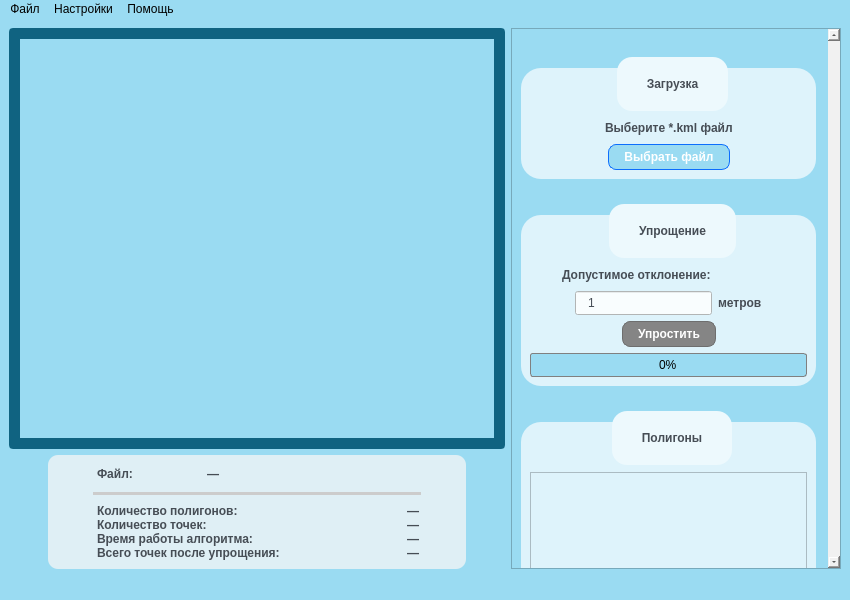
<?xml version="1.0" encoding="UTF-8"?>
<ui version="4.0">
 <class>View</class>
 <widget class="QMainWindow" name="View">
  <property name="geometry">
   <rect>
    <x>0</x>
    <y>0</y>
    <width>850</width>
    <height>600</height>
   </rect>
  </property>
  <property name="minimumSize">
   <size>
    <width>850</width>
    <height>600</height>
   </size>
  </property>
  <property name="windowTitle">
   <string>KML Polygon Viewer. Karimov S.</string>
  </property>
  <property name="styleSheet">
   <string notr="true">
QWidget {
    background-color: rgb(154, 219, 242);
}
QGroupBox::title {
    subcontrol-origin: margin;
    subcontrol-position: top center;
    padding: 20px 28px;
    margin-top: 19px;
    background-color: #edf9fd;
    border-radius: 15px;
}
QGroupBox {
    background-color: #def3fb;
    margin-top: 30px;
    margin-right: 3px;
	font: 800 12pt &quot;Segoe UI&quot;;
    color: #464d55;
    font-weight: 600;
    border: 0px;
    border-radius: 20px;
}
QToolTip {
    color: #464d55;
    background-color: #def3fb;
	font: 14pt &quot;Segoe UI&quot;;
    font-weight: 600;
    margin: 1px;
    border: 3px solid #464d55;
    border-radius: 6px;
}
QLabel, QCheckBox{
    color: #464d55;
    background-color: #9adbf2;
	font: 12pt &quot;Segoe UI&quot;;
    font-weight: 600;
}
QPushButton {
    background: qlineargradient(spread:pad, x1:0, y1:0, x2:1, y2:0,
                                stop:0 #106381, stop:1 #1683aa);
  font: 10pt &quot;Verdana&quot;;
  color: #fff;
  font-weight: 600;
  border-radius: 8px;
  border: 1px solid #0d6efd;
  padding: 5px 15px;
  outline: 0px;
}

QPushButton:hover{
    background: qlineargradient(spread:pad, x1:0, y1:0, x2:1, y2:0,
                                stop:0 #1683aa, stop:1 #b5ecff);
	text-decoration: underline;
  border: 3px solid #ECF0F4;
}
QPushButton:disabled {
    background: #858585;
    color: #ffffff;
    border: 1px solid #6e6e6e;
    font: 10pt &quot;Verdana&quot;;
    font-weight: 600;
    border-radius: 8px;
    padding: 5px 15px;
}
QLineEdit {
    background-color: #f9fdfe;
    padding: 3px 10px;
	font: 12pt &quot;Verdana&quot;;
    color: #464d55;
}

#tb_sequence_representations QWidget{ 
    background-color: #def3fb;
}
QScrollBar:vertical, QScrollBar:horizontal {
    background: #f1f1f1;
    width: 12px; /* для вертикального */
    height: 12px; /* для горизонтального */
    margin: 0px;
}

QScrollBar::handle:vertical, QScrollBar::handle:horizontal {
    background: qlineargradient(spread:pad, x1:0, y1:0, x2:1, y2:0,
                                stop:0 #106381, stop:1 #1683aa);
    min-width: 20px;
    min-height: 20px;
    border-radius: 6px;
}

/* LINE*/
QPlainTextEdit {
    color: #464d55;
	font: 700 16pt &quot;Verdana&quot;;
  font-weight: 600;
}

 QProgressBar {
        border: 1px solid grey;
        border-radius: 3px;
        text-align: center;
    }
    QProgressBar::chunk {
        background-color: #0f0;
        width: 20px;
    }
</string>
  </property>
  <widget class="QWidget" name="centralwidget">
   <layout class="QHBoxLayout" name="horizontalLayout_2">
    <item>
     <layout class="QHBoxLayout" name="horizontalLayout" stretch="6,4">
      <item>
       <layout class="QVBoxLayout" name="verticalLayout_2" stretch="8,0">
        <item>
         <widget class="QFrame" name="frame">
          <property name="minimumSize">
           <size>
            <width>100</width>
            <height>0</height>
           </size>
          </property>
          <property name="styleSheet">
           <string notr="true">QFrame {
        border: 2px solid #106381;
        border-radius: 4px;
        background-color: #106381;
}</string>
          </property>
          <property name="frameShape">
           <enum>QFrame::Shape::StyledPanel</enum>
          </property>
          <property name="frameShadow">
           <enum>QFrame::Shadow::Raised</enum>
          </property>
          <layout class="QVBoxLayout" name="verticalLayout_14">
           <item>
            <layout class="QVBoxLayout" name="verticalLayout_13">
             <item>
              <widget class="QWidget" name="glwidget" native="true">
               <property name="minimumSize">
                <size>
                 <width>300</width>
                 <height>300</height>
                </size>
               </property>
               <layout class="QVBoxLayout" name="verticalLayout_4">
                <item>
                 <layout class="QVBoxLayout" name="glWidgetLayout"/>
                </item>
               </layout>
              </widget>
             </item>
            </layout>
           </item>
          </layout>
         </widget>
        </item>
        <item>
         <layout class="QHBoxLayout" name="horizontalLayout_7" stretch="1,10,1">
          <item>
           <spacer name="horizontalSpacer">
            <property name="orientation">
             <enum>Qt::Orientation::Horizontal</enum>
            </property>
            <property name="sizeHint" stdset="0">
             <size>
              <width>40</width>
              <height>20</height>
             </size>
            </property>
           </spacer>
          </item>
          <item>
           <widget class="QWidget" name="widget" native="true">
            <property name="styleSheet">
             <string notr="true">QWidget {
background: #dfeff5;
    border-radius: 10px;
}
QFrame#line {
    border: none;
    border-top: 3px solid #ccc;
    background: transparent;
    max-height: 0px;
}
</string>
            </property>
            <layout class="QHBoxLayout" name="horizontalLayout_9">
             <item>
              <layout class="QVBoxLayout" name="verticalLayout_8" stretch="0,0,0,1,1,0,0">
               <property name="spacing">
                <number>0</number>
               </property>
               <item>
                <layout class="QHBoxLayout" name="horizontalLayout_5" stretch="2,8,2">
                 <item>
                  <widget class="QLabel" name="label">
                   <property name="minimumSize">
                    <size>
                     <width>100</width>
                     <height>0</height>
                    </size>
                   </property>
                   <property name="maximumSize">
                    <size>
                     <width>100</width>
                     <height>20</height>
                    </size>
                   </property>
                   <property name="text">
                    <string>Файл:</string>
                   </property>
                   <property name="indent">
                    <number>40</number>
                   </property>
                  </widget>
                 </item>
                 <item>
                  <widget class="QLabel" name="lblChosenFilename">
                   <property name="minimumSize">
                    <size>
                     <width>300</width>
                     <height>0</height>
                    </size>
                   </property>
                   <property name="maximumSize">
                    <size>
                     <width>16777215</width>
                     <height>60</height>
                    </size>
                   </property>
                   <property name="autoFillBackground">
                    <bool>false</bool>
                   </property>
                   <property name="text">
                    <string>—</string>
                   </property>
                   <property name="alignment">
                    <set>Qt::AlignmentFlag::AlignLeading|Qt::AlignmentFlag::AlignLeft|Qt::AlignmentFlag::AlignVCenter</set>
                   </property>
                   <property name="wordWrap">
                    <bool>true</bool>
                   </property>
                   <property name="indent">
                    <number>50</number>
                   </property>
                  </widget>
                 </item>
                 <item>
                  <spacer name="horizontalSpacer_11">
                   <property name="orientation">
                    <enum>Qt::Orientation::Horizontal</enum>
                   </property>
                   <property name="sizeHint" stdset="0">
                    <size>
                     <width>40</width>
                     <height>20</height>
                    </size>
                   </property>
                  </spacer>
                 </item>
                </layout>
               </item>
               <item>
                <layout class="QHBoxLayout" name="horizontalLayout_11" stretch="1,9,1">
                 <item>
                  <spacer name="horizontalSpacer_10">
                   <property name="orientation">
                    <enum>Qt::Orientation::Horizontal</enum>
                   </property>
                   <property name="sizeHint" stdset="0">
                    <size>
                     <width>40</width>
                     <height>20</height>
                    </size>
                   </property>
                  </spacer>
                 </item>
                 <item>
                  <widget class="Line" name="line">
                   <property name="lineWidth">
                    <number>2</number>
                   </property>
                   <property name="orientation">
                    <enum>Qt::Orientation::Horizontal</enum>
                   </property>
                  </widget>
                 </item>
                 <item>
                  <spacer name="horizontalSpacer_9">
                   <property name="orientation">
                    <enum>Qt::Orientation::Horizontal</enum>
                   </property>
                   <property name="sizeHint" stdset="0">
                    <size>
                     <width>40</width>
                     <height>20</height>
                    </size>
                   </property>
                  </spacer>
                 </item>
                </layout>
               </item>
               <item>
                <layout class="QVBoxLayout" name="verticalLayout_9"/>
               </item>
               <item>
                <layout class="QHBoxLayout" name="horizontalLayout_19" stretch="8,1">
                 <item>
                  <widget class="QLabel" name="label_10">
                   <property name="minimumSize">
                    <size>
                     <width>320</width>
                     <height>0</height>
                    </size>
                   </property>
                   <property name="maximumSize">
                    <size>
                     <width>260</width>
                     <height>20</height>
                    </size>
                   </property>
                   <property name="text">
                    <string>Количество полигонов:</string>
                   </property>
                   <property name="indent">
                    <number>40</number>
                   </property>
                  </widget>
                 </item>
                 <item>
                  <widget class="QLabel" name="lblNumberOfPolygons">
                   <property name="minimumSize">
                    <size>
                     <width>80</width>
                     <height>0</height>
                    </size>
                   </property>
                   <property name="maximumSize">
                    <size>
                     <width>16777215</width>
                     <height>20</height>
                    </size>
                   </property>
                   <property name="text">
                    <string>—</string>
                   </property>
                   <property name="alignment">
                    <set>Qt::AlignmentFlag::AlignLeading|Qt::AlignmentFlag::AlignLeft|Qt::AlignmentFlag::AlignVCenter</set>
                   </property>
                   <property name="wordWrap">
                    <bool>false</bool>
                   </property>
                   <property name="margin">
                    <number>0</number>
                   </property>
                   <property name="indent">
                    <number>30</number>
                   </property>
                  </widget>
                 </item>
                </layout>
               </item>
               <item>
                <layout class="QHBoxLayout" name="horizontalLayout_20" stretch="8,1">
                 <item>
                  <widget class="QLabel" name="label_11">
                   <property name="minimumSize">
                    <size>
                     <width>320</width>
                     <height>0</height>
                    </size>
                   </property>
                   <property name="maximumSize">
                    <size>
                     <width>260</width>
                     <height>20</height>
                    </size>
                   </property>
                   <property name="text">
                    <string>Количество точек:</string>
                   </property>
                   <property name="indent">
                    <number>40</number>
                   </property>
                  </widget>
                 </item>
                 <item>
                  <widget class="QLabel" name="lblNumberOfPolygonsPoints">
                   <property name="minimumSize">
                    <size>
                     <width>80</width>
                     <height>0</height>
                    </size>
                   </property>
                   <property name="maximumSize">
                    <size>
                     <width>16777215</width>
                     <height>20</height>
                    </size>
                   </property>
                   <property name="text">
                    <string>—</string>
                   </property>
                   <property name="alignment">
                    <set>Qt::AlignmentFlag::AlignLeading|Qt::AlignmentFlag::AlignLeft|Qt::AlignmentFlag::AlignVCenter</set>
                   </property>
                   <property name="wordWrap">
                    <bool>false</bool>
                   </property>
                   <property name="margin">
                    <number>0</number>
                   </property>
                   <property name="indent">
                    <number>30</number>
                   </property>
                  </widget>
                 </item>
                </layout>
               </item>
               <item>
                <layout class="QHBoxLayout" name="horizontalLayout_23" stretch="8,1">
                 <item>
                  <widget class="QLabel" name="label_15">
                   <property name="minimumSize">
                    <size>
                     <width>320</width>
                     <height>0</height>
                    </size>
                   </property>
                   <property name="maximumSize">
                    <size>
                     <width>320</width>
                     <height>20</height>
                    </size>
                   </property>
                   <property name="text">
                    <string>Время работы алгоритма:</string>
                   </property>
                   <property name="indent">
                    <number>40</number>
                   </property>
                  </widget>
                 </item>
                 <item>
                  <widget class="QLabel" name="lblTimeAlgorithm">
                   <property name="minimumSize">
                    <size>
                     <width>80</width>
                     <height>0</height>
                    </size>
                   </property>
                   <property name="maximumSize">
                    <size>
                     <width>16777215</width>
                     <height>20</height>
                    </size>
                   </property>
                   <property name="text">
                    <string>—</string>
                   </property>
                   <property name="alignment">
                    <set>Qt::AlignmentFlag::AlignLeading|Qt::AlignmentFlag::AlignLeft|Qt::AlignmentFlag::AlignVCenter</set>
                   </property>
                   <property name="wordWrap">
                    <bool>false</bool>
                   </property>
                   <property name="margin">
                    <number>0</number>
                   </property>
                   <property name="indent">
                    <number>30</number>
                   </property>
                  </widget>
                 </item>
                </layout>
               </item>
               <item>
                <layout class="QHBoxLayout" name="horizontalLayout_21" stretch="8,1">
                 <item>
                  <widget class="QLabel" name="label_13">
                   <property name="minimumSize">
                    <size>
                     <width>320</width>
                     <height>0</height>
                    </size>
                   </property>
                   <property name="maximumSize">
                    <size>
                     <width>320</width>
                     <height>20</height>
                    </size>
                   </property>
                   <property name="text">
                    <string>Всего точек после упрощения:</string>
                   </property>
                   <property name="indent">
                    <number>40</number>
                   </property>
                  </widget>
                 </item>
                 <item>
                  <widget class="QLabel" name="lblNumberOfSimplifiedPolygonsPoints">
                   <property name="minimumSize">
                    <size>
                     <width>80</width>
                     <height>0</height>
                    </size>
                   </property>
                   <property name="maximumSize">
                    <size>
                     <width>16777215</width>
                     <height>20</height>
                    </size>
                   </property>
                   <property name="text">
                    <string>—</string>
                   </property>
                   <property name="alignment">
                    <set>Qt::AlignmentFlag::AlignLeading|Qt::AlignmentFlag::AlignLeft|Qt::AlignmentFlag::AlignVCenter</set>
                   </property>
                   <property name="wordWrap">
                    <bool>false</bool>
                   </property>
                   <property name="margin">
                    <number>0</number>
                   </property>
                   <property name="indent">
                    <number>30</number>
                   </property>
                  </widget>
                 </item>
                </layout>
               </item>
              </layout>
             </item>
            </layout>
           </widget>
          </item>
          <item>
           <spacer name="horizontalSpacer_4">
            <property name="orientation">
             <enum>Qt::Orientation::Horizontal</enum>
            </property>
            <property name="sizeHint" stdset="0">
             <size>
              <width>40</width>
              <height>20</height>
             </size>
            </property>
           </spacer>
          </item>
         </layout>
        </item>
       </layout>
      </item>
      <item>
       <widget class="QScrollArea" name="scrollArea">
        <property name="maximumSize">
         <size>
          <width>600</width>
          <height>16777215</height>
         </size>
        </property>
        <property name="styleSheet">
         <string notr="true">QLabel, QCheckBox{
    color: #464d55;
    background-color: #9adbf2#def3fb;
	font: 12pt &quot;Segoe UI&quot;;
    font-weight: 600;
}</string>
        </property>
        <property name="horizontalScrollBarPolicy">
         <enum>Qt::ScrollBarPolicy::ScrollBarAlwaysOff</enum>
        </property>
        <property name="widgetResizable">
         <bool>true</bool>
        </property>
        <widget class="QWidget" name="scrollAreaWidgetContents">
         <property name="geometry">
          <rect>
           <x>0</x>
           <y>0</y>
           <width>316</width>
           <height>872</height>
          </rect>
         </property>
         <layout class="QVBoxLayout" name="verticalLayout_10">
          <item>
           <layout class="QVBoxLayout" name="verticalLayout" stretch="0,1,0,0,1,4,1">
            <property name="topMargin">
             <number>0</number>
            </property>
            <item>
             <widget class="QGroupBox" name="groupBox">
              <property name="minimumSize">
               <size>
                <width>200</width>
                <height>0</height>
               </size>
              </property>
              <property name="maximumSize">
               <size>
                <width>600</width>
                <height>16777215</height>
               </size>
              </property>
              <property name="title">
               <string>Загрузка</string>
              </property>
              <layout class="QVBoxLayout" name="verticalLayout_3">
               <property name="topMargin">
                <number>0</number>
               </property>
               <item>
                <spacer name="verticalSpacer">
                 <property name="orientation">
                  <enum>Qt::Orientation::Vertical</enum>
                 </property>
                 <property name="sizeType">
                  <enum>QSizePolicy::Policy::Fixed</enum>
                 </property>
                 <property name="sizeHint" stdset="0">
                  <size>
                   <width>20</width>
                   <height>50</height>
                  </size>
                 </property>
                </spacer>
               </item>
               <item>
                <layout class="QHBoxLayout" name="horizontalLayout_17">
                 <item>
                  <spacer name="horizontalSpacer_29">
                   <property name="orientation">
                    <enum>Qt::Orientation::Horizontal</enum>
                   </property>
                   <property name="sizeHint" stdset="0">
                    <size>
                     <width>40</width>
                     <height>20</height>
                    </size>
                   </property>
                  </spacer>
                 </item>
                 <item>
                  <widget class="QLabel" name="lblMeters_7">
                   <property name="maximumSize">
                    <size>
                     <width>16777215</width>
                     <height>40</height>
                    </size>
                   </property>
                   <property name="text">
                    <string>&lt;html&gt;&lt;head/&gt;&lt;body&gt;&lt;p&gt;Выберите *.kml файл&lt;/p&gt;&lt;/body&gt;&lt;/html&gt;</string>
                   </property>
                  </widget>
                 </item>
                 <item>
                  <spacer name="horizontalSpacer_30">
                   <property name="orientation">
                    <enum>Qt::Orientation::Horizontal</enum>
                   </property>
                   <property name="sizeHint" stdset="0">
                    <size>
                     <width>40</width>
                     <height>20</height>
                    </size>
                   </property>
                  </spacer>
                 </item>
                </layout>
               </item>
               <item>
                <layout class="QHBoxLayout" name="horizontalLayout_3">
                 <item>
                  <spacer name="horizontalSpacer_2">
                   <property name="orientation">
                    <enum>Qt::Orientation::Horizontal</enum>
                   </property>
                   <property name="sizeHint" stdset="0">
                    <size>
                     <width>40</width>
                     <height>20</height>
                    </size>
                   </property>
                  </spacer>
                 </item>
                 <item>
                  <widget class="QPushButton" name="btnUploadaKMLFile">
                   <property name="text">
                    <string>Выбрать файл</string>
                   </property>
                  </widget>
                 </item>
                 <item>
                  <spacer name="horizontalSpacer_3">
                   <property name="orientation">
                    <enum>Qt::Orientation::Horizontal</enum>
                   </property>
                   <property name="sizeHint" stdset="0">
                    <size>
                     <width>40</width>
                     <height>20</height>
                    </size>
                   </property>
                  </spacer>
                 </item>
                </layout>
               </item>
              </layout>
             </widget>
            </item>
            <item>
             <spacer name="verticalSpacer_3">
              <property name="orientation">
               <enum>Qt::Orientation::Vertical</enum>
              </property>
              <property name="sizeHint" stdset="0">
               <size>
                <width>20</width>
                <height>40</height>
               </size>
              </property>
             </spacer>
            </item>
            <item>
             <widget class="QGroupBox" name="groupBox_2">
              <property name="maximumSize">
               <size>
                <width>600</width>
                <height>16777215</height>
               </size>
              </property>
              <property name="title">
               <string>Упрощение</string>
              </property>
              <layout class="QVBoxLayout" name="verticalLayout_5">
               <property name="topMargin">
                <number>0</number>
               </property>
               <property name="bottomMargin">
                <number>9</number>
               </property>
               <item>
                <spacer name="verticalSpacer_5">
                 <property name="orientation">
                  <enum>Qt::Orientation::Vertical</enum>
                 </property>
                 <property name="sizeType">
                  <enum>QSizePolicy::Policy::Fixed</enum>
                 </property>
                 <property name="sizeHint" stdset="0">
                  <size>
                   <width>20</width>
                   <height>50</height>
                  </size>
                 </property>
                </spacer>
               </item>
               <item>
                <layout class="QHBoxLayout" name="horizontalLayout_4" stretch="1,1,3">
                 <item>
                  <spacer name="horizontalSpacer_5">
                   <property name="orientation">
                    <enum>Qt::Orientation::Horizontal</enum>
                   </property>
                   <property name="sizeHint" stdset="0">
                    <size>
                     <width>40</width>
                     <height>20</height>
                    </size>
                   </property>
                  </spacer>
                 </item>
                 <item>
                  <widget class="QLabel" name="lblEpsilon">
                   <property name="maximumSize">
                    <size>
                     <width>16777215</width>
                     <height>40</height>
                    </size>
                   </property>
                   <property name="text">
                    <string>Допустимое отклонение:</string>
                   </property>
                  </widget>
                 </item>
                 <item>
                  <spacer name="horizontalSpacer_6">
                   <property name="orientation">
                    <enum>Qt::Orientation::Horizontal</enum>
                   </property>
                   <property name="sizeHint" stdset="0">
                    <size>
                     <width>40</width>
                     <height>20</height>
                    </size>
                   </property>
                  </spacer>
                 </item>
                </layout>
               </item>
               <item>
                <layout class="QHBoxLayout" name="horizontalLayout_8" stretch="1,3,0,1">
                 <item>
                  <spacer name="horizontalSpacer_17">
                   <property name="orientation">
                    <enum>Qt::Orientation::Horizontal</enum>
                   </property>
                   <property name="sizeHint" stdset="0">
                    <size>
                     <width>40</width>
                     <height>20</height>
                    </size>
                   </property>
                  </spacer>
                 </item>
                 <item>
                  <widget class="QLineEdit" name="leEpsilon">
                   <property name="enabled">
                    <bool>false</bool>
                   </property>
                   <property name="minimumSize">
                    <size>
                     <width>50</width>
                     <height>0</height>
                    </size>
                   </property>
                   <property name="text">
                    <string>1</string>
                   </property>
                  </widget>
                 </item>
                 <item>
                  <widget class="QLabel" name="lblMeters_2">
                   <property name="maximumSize">
                    <size>
                     <width>16777215</width>
                     <height>40</height>
                    </size>
                   </property>
                   <property name="text">
                    <string>метров</string>
                   </property>
                  </widget>
                 </item>
                 <item>
                  <spacer name="horizontalSpacer_16">
                   <property name="orientation">
                    <enum>Qt::Orientation::Horizontal</enum>
                   </property>
                   <property name="sizeHint" stdset="0">
                    <size>
                     <width>40</width>
                     <height>20</height>
                    </size>
                   </property>
                  </spacer>
                 </item>
                </layout>
               </item>
               <item>
                <layout class="QHBoxLayout" name="horizontalLayout_6">
                 <item>
                  <spacer name="horizontalSpacer_7">
                   <property name="orientation">
                    <enum>Qt::Orientation::Horizontal</enum>
                   </property>
                   <property name="sizeHint" stdset="0">
                    <size>
                     <width>40</width>
                     <height>20</height>
                    </size>
                   </property>
                  </spacer>
                 </item>
                 <item>
                  <widget class="QPushButton" name="btnSimplifyPoligons">
                   <property name="enabled">
                    <bool>false</bool>
                   </property>
                   <property name="text">
                    <string>Упростить</string>
                   </property>
                   <property name="checkable">
                    <bool>true</bool>
                   </property>
                  </widget>
                 </item>
                 <item>
                  <spacer name="horizontalSpacer_8">
                   <property name="orientation">
                    <enum>Qt::Orientation::Horizontal</enum>
                   </property>
                   <property name="sizeHint" stdset="0">
                    <size>
                     <width>40</width>
                     <height>20</height>
                    </size>
                   </property>
                  </spacer>
                 </item>
                </layout>
               </item>
               <item>
                <widget class="QProgressBar" name="progressBar">
                 <property name="value">
                  <number>0</number>
                 </property>
                </widget>
               </item>
              </layout>
             </widget>
            </item>
            <item>
             <widget class="QGroupBox" name="groupBox_4">
              <property name="minimumSize">
               <size>
                <width>0</width>
                <height>300</height>
               </size>
              </property>
              <property name="maximumSize">
               <size>
                <width>600</width>
                <height>16777215</height>
               </size>
              </property>
              <property name="title">
               <string>Полигоны</string>
              </property>
              <layout class="QVBoxLayout" name="verticalLayout_11">
               <property name="topMargin">
                <number>0</number>
               </property>
               <property name="bottomMargin">
                <number>9</number>
               </property>
               <item>
                <spacer name="verticalSpacer_7">
                 <property name="orientation">
                  <enum>Qt::Orientation::Vertical</enum>
                 </property>
                 <property name="sizeType">
                  <enum>QSizePolicy::Policy::Fixed</enum>
                 </property>
                 <property name="sizeHint" stdset="0">
                  <size>
                   <width>20</width>
                   <height>50</height>
                  </size>
                 </property>
                </spacer>
               </item>
               <item>
                <layout class="QHBoxLayout" name="horizontalLayout_14">
                 <item>
                  <widget class="QTableView" name="tvPolygonsInfo">
                   <property name="minimumSize">
                    <size>
                     <width>0</width>
                     <height>0</height>
                    </size>
                   </property>
                   <property name="autoFillBackground">
                    <bool>false</bool>
                   </property>
                   <property name="styleSheet">
                    <string notr="true">
/* --------QTABLEVIEW-------- */ 
QTableView {
    gridline-color: #1683aa;
    color: #464d55;
    background-color: #DEF3FB;
	font: 12pt &quot;Segoe UI&quot;;
    font-weight: 600;
    outline: 0px; /* убирает пунктир при фокусе */
}

QTableView::item {
	font: 18pt &quot;Segoe UI&quot;;
    font-weight: bold;
    border: 1px solid #1683aa;
    padding: 5px;
    background-color: #f9fdfe; /* фон ячейки */
    color: #404040; /* цвет текста */
}

QHeaderView::section {
    background-color: #e0f0ff;
    color: #464d55;
    padding: 4px;
    border: 1px solid #1683aa;
	font: 12pt &quot;Segoe UI&quot;;
}
QHeaderView {
    background-color: #def3fb;
    border: none;
}
QTableView::item:selected {
    background-color: #b3d7ff;
    color: black;
}
/* --------QTABLEVIEW(END) -------- */ </string>
                   </property>
                   <attribute name="horizontalHeaderCascadingSectionResizes">
                    <bool>false</bool>
                   </attribute>
                   <attribute name="horizontalHeaderMinimumSectionSize">
                    <number>30</number>
                   </attribute>
                   <attribute name="horizontalHeaderShowSortIndicator" stdset="0">
                    <bool>false</bool>
                   </attribute>
                   <attribute name="horizontalHeaderStretchLastSection">
                    <bool>true</bool>
                   </attribute>
                   <attribute name="verticalHeaderVisible">
                    <bool>false</bool>
                   </attribute>
                   <attribute name="verticalHeaderStretchLastSection">
                    <bool>true</bool>
                   </attribute>
                  </widget>
                 </item>
                </layout>
               </item>
              </layout>
             </widget>
            </item>
            <item>
             <spacer name="verticalSpacer_2">
              <property name="orientation">
               <enum>Qt::Orientation::Vertical</enum>
              </property>
              <property name="sizeHint" stdset="0">
               <size>
                <width>20</width>
                <height>30</height>
               </size>
              </property>
             </spacer>
            </item>
            <item>
             <widget class="QGroupBox" name="groupBox_3">
              <property name="maximumSize">
               <size>
                <width>600</width>
                <height>16777215</height>
               </size>
              </property>
              <property name="title">
               <string>Сохранение</string>
              </property>
              <layout class="QVBoxLayout" name="verticalLayout_7">
               <property name="topMargin">
                <number>0</number>
               </property>
               <property name="bottomMargin">
                <number>9</number>
               </property>
               <item>
                <spacer name="verticalSpacer_6">
                 <property name="orientation">
                  <enum>Qt::Orientation::Vertical</enum>
                 </property>
                 <property name="sizeType">
                  <enum>QSizePolicy::Policy::Fixed</enum>
                 </property>
                 <property name="sizeHint" stdset="0">
                  <size>
                   <width>20</width>
                   <height>50</height>
                  </size>
                 </property>
                </spacer>
               </item>
               <item>
                <layout class="QVBoxLayout" name="verticalLayout_6">
                 <item>
                  <layout class="QHBoxLayout" name="horizontalLayout_13">
                   <item>
                    <spacer name="horizontalSpacer_21">
                     <property name="orientation">
                      <enum>Qt::Orientation::Horizontal</enum>
                     </property>
                     <property name="sizeHint" stdset="0">
                      <size>
                       <width>40</width>
                       <height>20</height>
                      </size>
                     </property>
                    </spacer>
                   </item>
                   <item>
                    <widget class="QPushButton" name="btnSaveSimplifyPoligons">
                     <property name="enabled">
                      <bool>false</bool>
                     </property>
                     <property name="text">
                      <string>Выбрать путь...</string>
                     </property>
                     <property name="checkable">
                      <bool>false</bool>
                     </property>
                    </widget>
                   </item>
                   <item>
                    <spacer name="horizontalSpacer_22">
                     <property name="orientation">
                      <enum>Qt::Orientation::Horizontal</enum>
                     </property>
                     <property name="sizeHint" stdset="0">
                      <size>
                       <width>40</width>
                       <height>20</height>
                      </size>
                     </property>
                    </spacer>
                   </item>
                  </layout>
                 </item>
                </layout>
               </item>
              </layout>
             </widget>
            </item>
            <item>
             <spacer name="verticalSpacer_4">
              <property name="orientation">
               <enum>Qt::Orientation::Vertical</enum>
              </property>
              <property name="sizeHint" stdset="0">
               <size>
                <width>20</width>
                <height>30</height>
               </size>
              </property>
             </spacer>
            </item>
           </layout>
          </item>
         </layout>
        </widget>
       </widget>
      </item>
     </layout>
    </item>
   </layout>
  </widget>
  <widget class="QMenuBar" name="menubar">
   <property name="geometry">
    <rect>
     <x>0</x>
     <y>0</y>
     <width>850</width>
     <height>22</height>
    </rect>
   </property>
   <widget class="QMenu" name="menusome">
    <property name="title">
     <string>Файл</string>
    </property>
    <addaction name="separator"/>
    <addaction name="action_uploadaKMLFile"/>
    <addaction name="action_saveSimplifyPoligons"/>
    <addaction name="action_exit"/>
   </widget>
   <widget class="QMenu" name="menu">
    <property name="title">
     <string>Помощь</string>
    </property>
    <addaction name="action_4"/>
   </widget>
   <widget class="QMenu" name="menu_2">
    <property name="title">
     <string>Настройки</string>
    </property>
    <addaction name="action"/>
    <addaction name="action_2"/>
   </widget>
   <addaction name="menusome"/>
   <addaction name="menu_2"/>
   <addaction name="menu"/>
  </widget>
  <widget class="QStatusBar" name="statusbar"/>
  <action name="action_uploadaKMLFile">
   <property name="text">
    <string>Загрузить файл * .kml</string>
   </property>
  </action>
  <action name="action_saveSimplifyPoligons">
   <property name="enabled">
    <bool>false</bool>
   </property>
   <property name="text">
    <string>Сохранить</string>
   </property>
  </action>
  <action name="action_exit">
   <property name="text">
    <string>Выход</string>
   </property>
   <property name="menuRole">
    <enum>QAction::MenuRole::PreferencesRole</enum>
   </property>
  </action>
  <action name="action_4">
   <property name="text">
    <string>О программе</string>
   </property>
  </action>
  <action name="action">
   <property name="text">
    <string>Язык</string>
   </property>
  </action>
  <action name="action_2">
   <property name="text">
    <string>Тема</string>
   </property>
  </action>
 </widget>
 <resources/>
 <connections/>
</ui>
